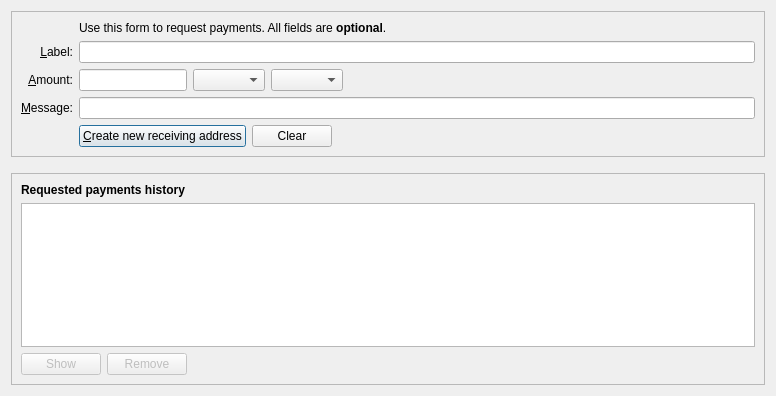
<?xml version="1.0" encoding="UTF-8"?>
<ui version="4.0">
 <class>ReceiveCoinsDialog</class>
 <widget class="QDialog" name="ReceiveCoinsDialog">
  <property name="geometry">
   <rect>
    <x>0</x>
    <y>0</y>
    <width>776</width>
    <height>396</height>
   </rect>
  </property>
  <layout class="QVBoxLayout" name="verticalLayout" stretch="0,0,1">
   <item>
    <widget class="QFrame" name="frame2">
     <property name="sizePolicy">
      <sizepolicy hsizetype="Preferred" vsizetype="Expanding">
       <horstretch>0</horstretch>
       <verstretch>0</verstretch>
      </sizepolicy>
     </property>
     <property name="frameShape">
      <enum>QFrame::StyledPanel</enum>
     </property>
     <property name="frameShadow">
      <enum>QFrame::Sunken</enum>
     </property>
     <layout class="QVBoxLayout" name="verticalLayout_3">
      <item>
       <layout class="QGridLayout" name="gridLayout">
        <item row="5" column="0">
         <widget class="QLabel" name="label">
          <property name="toolTip">
           <string>An optional amount to request. Leave this empty or zero to not request a specific amount.</string>
          </property>
          <property name="text">
           <string>&amp;Amount:</string>
          </property>
          <property name="alignment">
           <set>Qt::AlignRight|Qt::AlignTrailing|Qt::AlignVCenter</set>
          </property>
          <property name="buddy">
           <cstring>reqAmount</cstring>
          </property>
         </widget>
        </item>
        <item row="6" column="0">
         <widget class="QLabel" name="label_3">
          <property name="toolTip">
           <string>An optional message to attach to the payment request, which will be displayed when the request is opened. Note: The message will not be sent with the payment over the Bitcoin network.</string>
          </property>
          <property name="text">
           <string>&amp;Message:</string>
          </property>
          <property name="alignment">
           <set>Qt::AlignRight|Qt::AlignTrailing|Qt::AlignVCenter</set>
          </property>
          <property name="buddy">
           <cstring>reqMessage</cstring>
          </property>
         </widget>
        </item>
        <item row="4" column="2">
         <widget class="QLineEdit" name="reqLabel">
          <property name="toolTip">
           <string>An optional label to associate with the new receiving address (used by you to identify an invoice).  It is also attached to the payment request.</string>
          </property>
         </widget>
        </item>
        <item row="2" column="2">
         <widget class="QLabel" name="label_5">
          <property name="text">
           <string>Use this form to request payments. All fields are &lt;b&gt;optional&lt;/b&gt;.</string>
          </property>
         </widget>
        </item>
        <item row="4" column="0">
         <widget class="QLabel" name="label_2">
          <property name="toolTip">
           <string>An optional label to associate with the new receiving address.</string>
          </property>
          <property name="text">
           <string>&amp;Label:</string>
          </property>
          <property name="alignment">
           <set>Qt::AlignRight|Qt::AlignTrailing|Qt::AlignVCenter</set>
          </property>
          <property name="buddy">
           <cstring>reqLabel</cstring>
          </property>
         </widget>
        </item>
        <item row="6" column="2">
         <widget class="QLineEdit" name="reqMessage">
          <property name="toolTip">
           <string>An optional message that is attached to the payment request and may be displayed to the sender.</string>
          </property>
         </widget>
        </item>
        <item row="7" column="2">
         <layout class="QHBoxLayout" name="horizontalLayout">
          <item>
           <widget class="QPushButton" name="receiveButton">
            <property name="minimumSize">
             <size>
              <width>150</width>
              <height>0</height>
             </size>
            </property>
            <property name="text">
             <string>&amp;Create new receiving address</string>
            </property>
            <property name="icon">
             <iconset resource="../bitcoin.qrc">
              <normaloff>:/icons/receiving_addresses</normaloff>:/icons/receiving_addresses</iconset>
            </property>
            <property name="autoDefault">
             <bool>false</bool>
            </property>
            <property name="default">
             <bool>true</bool>
            </property>
           </widget>
          </item>
          <item>
           <widget class="QPushButton" name="clearButton">
            <property name="sizePolicy">
             <sizepolicy hsizetype="Minimum" vsizetype="Fixed">
              <horstretch>0</horstretch>
              <verstretch>0</verstretch>
             </sizepolicy>
            </property>
            <property name="toolTip">
             <string>Clear all fields of the form.</string>
            </property>
            <property name="text">
             <string>Clear</string>
            </property>
            <property name="icon">
             <iconset resource="../bitcoin.qrc">
              <normaloff>:/icons/remove</normaloff>:/icons/remove</iconset>
            </property>
            <property name="autoDefault">
             <bool>false</bool>
            </property>
           </widget>
          </item>
          <item>
           <spacer name="horizontalSpacer">
            <property name="orientation">
             <enum>Qt::Horizontal</enum>
            </property>
            <property name="sizeHint" stdset="0">
             <size>
              <width>40</width>
              <height>20</height>
             </size>
            </property>
           </spacer>
          </item>
         </layout>
        </item>
        <item row="7" column="0">
         <widget class="QLabel" name="label_7">
          <property name="text">
           <string/>
          </property>
         </widget>
        </item>
        <item row="5" column="2">
         <layout class="QHBoxLayout" name="horizontalLayout_6">
          <item>
           <widget class="BitcoinAmountField" name="reqAmount">
            <property name="sizePolicy">
             <sizepolicy hsizetype="Fixed" vsizetype="Fixed">
              <horstretch>0</horstretch>
              <verstretch>0</verstretch>
             </sizepolicy>
            </property>
            <property name="minimumSize">
             <size>
              <width>80</width>
              <height>0</height>
             </size>
            </property>
            <property name="maximumSize">
             <size>
              <width>1000</width>
              <height>100</height>
             </size>
            </property>
            <property name="toolTip">
             <string>An optional amount to request. Leave this empty or zero to not request a specific amount.</string>
            </property>
           </widget>
          </item>
          <item>
           <widget class="QComboBox" name="addressType">
            <property name="sizePolicy">
             <sizepolicy hsizetype="Fixed" vsizetype="Fixed">
              <horstretch>0</horstretch>
              <verstretch>0</verstretch>
             </sizepolicy>
            </property>
            <property name="maximumSize">
             <size>
              <width>1000</width>
              <height>16777215</height>
             </size>
            </property>
            <property name="focusPolicy">
             <enum>Qt::StrongFocus</enum>
            </property>
           </widget>
          </item>
          <item>
           <widget class="QComboBox" name="algorithmType">
            <property name="sizePolicy">
             <sizepolicy hsizetype="Fixed" vsizetype="Fixed">
              <horstretch>0</horstretch>
              <verstretch>0</verstretch>
             </sizepolicy>
            </property>
            <property name="maximumSize">
             <size>
              <width>1000</width>
              <height>16777215</height>
             </size>
            </property>
            <property name="focusPolicy">
             <enum>Qt::StrongFocus</enum>
            </property>
           </widget>
          </item>
          <item>
           <spacer name="horizontalSpacer_3">
            <property name="orientation">
             <enum>Qt::Horizontal</enum>
            </property>
            <property name="sizeHint" stdset="0">
             <size>
              <width>0</width>
              <height>0</height>
             </size>
            </property>
           </spacer>
          </item>
         </layout>
        </item>
       </layout>
      </item>
     </layout>
    </widget>
   </item>
   <item>
    <spacer name="verticalSpacer_2">
     <property name="orientation">
      <enum>Qt::Vertical</enum>
     </property>
     <property name="sizeHint" stdset="0">
      <size>
       <width>20</width>
       <height>10</height>
      </size>
     </property>
    </spacer>
   </item>
   <item>
    <widget class="QFrame" name="frame">
     <property name="sizePolicy">
      <sizepolicy hsizetype="Preferred" vsizetype="Expanding">
       <horstretch>0</horstretch>
       <verstretch>0</verstretch>
      </sizepolicy>
     </property>
     <property name="frameShape">
      <enum>QFrame::StyledPanel</enum>
     </property>
     <property name="frameShadow">
      <enum>QFrame::Raised</enum>
     </property>
     <layout class="QVBoxLayout" name="verticalLayout_2">
      <item>
       <widget class="QLabel" name="label_6">
        <property name="font">
         <font>
          <weight>75</weight>
          <bold>true</bold>
         </font>
        </property>
        <property name="text">
         <string>Requested payments history</string>
        </property>
       </widget>
      </item>
      <item>
       <widget class="QTableView" name="recentRequestsView">
        <property name="contextMenuPolicy">
         <enum>Qt::CustomContextMenu</enum>
        </property>
        <property name="tabKeyNavigation">
         <bool>false</bool>
        </property>
        <property name="sortingEnabled">
         <bool>true</bool>
        </property>
       </widget>
      </item>
      <item>
       <layout class="QHBoxLayout" name="horizontalLayout_2">
        <item>
         <widget class="QPushButton" name="showRequestButton">
          <property name="enabled">
           <bool>false</bool>
          </property>
          <property name="toolTip">
           <string>Show the selected request (does the same as double clicking an entry)</string>
          </property>
          <property name="text">
           <string>Show</string>
          </property>
          <property name="icon">
           <iconset resource="../bitcoin.qrc">
            <normaloff>:/icons/eye</normaloff>:/icons/eye</iconset>
          </property>
          <property name="autoDefault">
           <bool>false</bool>
          </property>
         </widget>
        </item>
        <item>
         <widget class="QPushButton" name="removeRequestButton">
          <property name="enabled">
           <bool>false</bool>
          </property>
          <property name="toolTip">
           <string>Remove the selected entries from the list</string>
          </property>
          <property name="text">
           <string>Remove</string>
          </property>
          <property name="icon">
           <iconset resource="../bitcoin.qrc">
            <normaloff>:/icons/remove</normaloff>:/icons/remove</iconset>
          </property>
          <property name="autoDefault">
           <bool>false</bool>
          </property>
         </widget>
        </item>
        <item>
         <spacer name="horizontalSpacer_2">
          <property name="orientation">
           <enum>Qt::Horizontal</enum>
          </property>
          <property name="sizeHint" stdset="0">
           <size>
            <width>40</width>
            <height>20</height>
           </size>
          </property>
         </spacer>
        </item>
       </layout>
      </item>
     </layout>
    </widget>
   </item>
  </layout>
 </widget>
 <customwidgets>
  <customwidget>
   <class>BitcoinAmountField</class>
   <extends>QLineEdit</extends>
   <header>qt/bitcoinamountfield.h</header>
   <container>1</container>
  </customwidget>
 </customwidgets>
 <tabstops>
  <tabstop>reqLabel</tabstop>
  <tabstop>reqAmount</tabstop>
  <tabstop>addressType</tabstop>
  <tabstop>algorithmType</tabstop>
  <tabstop>reqMessage</tabstop>
  <tabstop>receiveButton</tabstop>
  <tabstop>clearButton</tabstop>
  <tabstop>recentRequestsView</tabstop>
  <tabstop>showRequestButton</tabstop>
  <tabstop>removeRequestButton</tabstop>
 </tabstops>
 <resources>
  <include location="../bitcoin.qrc"/>
 </resources>
 <connections/>
</ui>
